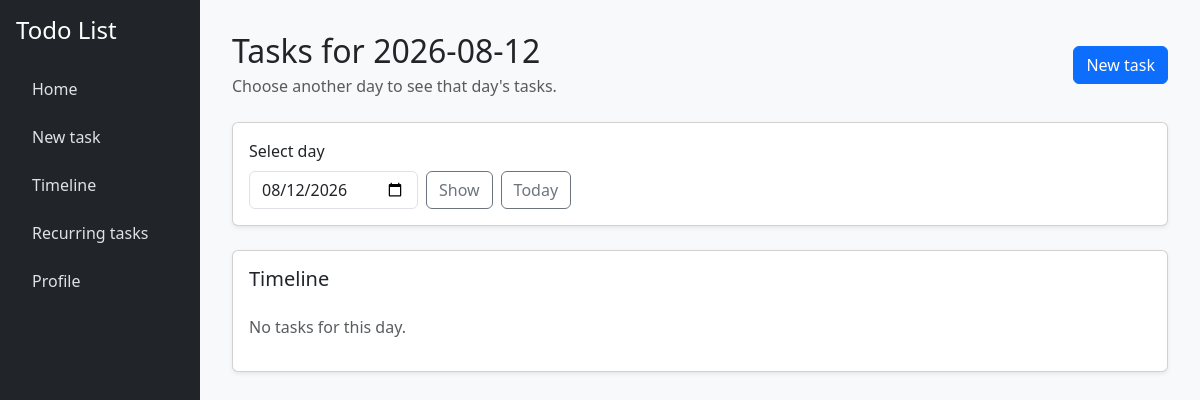
Page / (signed in) on the earlier database version.
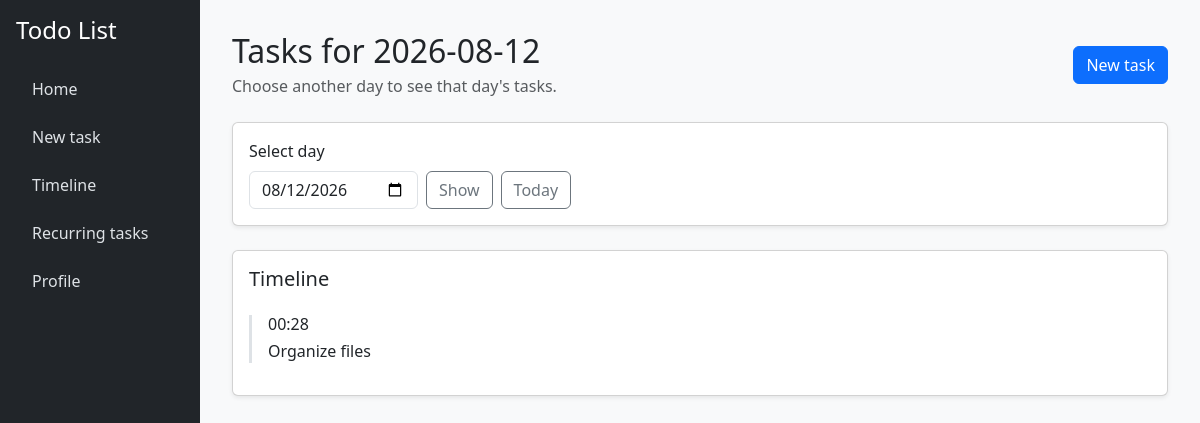
Same page on the later database version.
### tables this page shows
CREATE TABLE "registered_tasks" (
    id INTEGER PRIMARY KEY AUTOINCREMENT,
    user_id INTEGER NOT NULL,
    title TEXT NOT NULL,
    description TEXT,
    time TEXT NOT NULL CHECK (time = strftime('%Y-%m-%d %H:%M:%S', time))
);

### app.py (the view, shortened to what this page needs)
@app.route("/")
@login_required
def index():
    selected_date = request.args.get("date")
    if not selected_date:
        selected_date = datetime.now()
    else:
        selected_date = datetime.strptime(selected_date, "%Y-%m-%d")
    selected_date = selected_date.replace(hour=0, minute=0, second=0, microsecond=0)
    tasks = db.execute(
        "SELECT id, title, description, time FROM registered_tasks WHERE user_id = ? AND time > ? AND time < ? ORDER BY time ASC",
        session["user_id"],
        selected_date,
        selected_date + timedelta(days=1),
    )
    for task in tasks:
        task["time"] = datetime.strptime(task["time"], "%Y-%m-%d %H:%M:%S")
        task["time"] = task["time"].strftime("%H:%M")
    selected_date = selected_date.strftime("%Y-%m-%d")
    selected_task_id = request.args.get("task")
    selected_task = None
    return render_template("index.html", tasks=tasks, selected_date=selected_date, selected_task=selected_task, path=request.path)

### app.py (called while the page is built)
@app.after_request
def after_request(response):
    response.headers["Cache-Control"] = "no-cache, no-store, must-revalidate"
    response.headers["Expires"] = 0
    response.headers["Pragma"] = "no-cache"
    return response

### helpers.py (called while the page is built)
def login_required(f):
    @wraps(f)
    def decorated_function(*args, **kwargs):
        if session.get("user_id") is None:
            return redirect("/login")
        return f(*args, **kwargs)
    return decorated_function

### templates/index.html (shortened to what this page needs)
{% extends "layout.html" %}
{% block content %}
<div class="d-flex justify-content-between align-items-center mb-4">
    <div>
        <h2 class="mb-1">Tasks for {{ selected_date }}</h2>
        <p class="text-muted mb-0">Choose another day to see that day's tasks.</p>
    </div>
    <a href="{{ url_for('new_task') }}" class="btn btn-primary">New task</a>
</div>
<div class="card shadow-sm mb-4">
    <div class="card-body">
        <form method="get" class="d-flex gap-2 align-items-end">
            <div>
                <label for="date" class="form-label">Select day</label>
                <input type="date" class="form-control" id="date" name="date" value="{{ selected_date }}">
            </div>
            <button type="submit" class="btn btn-outline-secondary">Show</button>
            <a href="{{ url_for('index') }}" class="btn btn-outline-secondary">Today</a>
        </form>
    </div>
</div>
<div class="card shadow-sm">
    <div class="card-body">
        <h5 class="card-title">Timeline</h5>
        <div class="mt-4">
            {% for task in tasks %}
                <form action="/" method="GET" class="border-start border-3 ps-3 mb-3">
                    <button type="submit" style="background: none; border: none; padding: 0; color: inherit; cursor: pointer; text-align: left; width: 100%;">
                        <h6 class="mb-1">{{ task.time }}</h6>
                        <p class="mb-0">{{ task.title }}</p>
                    </button>
                </form>
            {% else %}
                <p class="text-muted">No tasks for this day.</p>
            {% endfor %}
        </div>
    </div>
</div>
{% endblock %}

### templates/layout.html (shortened to what this page needs)
<!doctype html>
<html lang="en">
    <head>
        <link href="https://cdn.jsdelivr.net/npm/bootstrap@5.3.3/dist/css/bootstrap.min.css" rel="stylesheet">
    </head>
    <body>
        <div class="container-fluid">
            <div class="row">
                <nav class="col-md-3 col-lg-2 d-flex flex-column p-3 sidebar">
                    <h4 class="mb-4">Todo List</h4>
                    <ul class="nav nav-pills flex-column">
                        <li class="nav-item mb-2">
                            <a class="nav-link" href="{{ url_for('index') }}">Home</a>
                        </li>
                        <li class="nav-item mb-2">
                            <a class="nav-link" href="{{ url_for('new_task') }}">New task</a>
                        </li>
                        <li class="nav-item mb-2">
                            <a class="nav-link" href="{{ url_for('timeline') }}">Timeline</a>
                        </li>
                        <li class="nav-item mb-2">
                            <a class="nav-link" href="{{ url_for('recurring_tasks') }}">Recurring tasks</a>
                        </li>
                        <li class="nav-item mb-2">
                            <a class="nav-link" href="{{ url_for('profile') }}">Profile</a>
                        </li>
                    </ul>
                </nav>
                <main class="col-md-9 col-lg-10 content">
                    {% block content %}{% endblock %}
                </main>
            </div>
        </div>
    </body>
</html>

### templates/layout.html (style rules this page uses)
body { min-height: 100vh; background-color: #f8f9fa; }
.sidebar { min-height: 100vh; background-color: #212529; color: white; }
.sidebar a { color: #dee2e6; text-decoration: none; }
.content { padding: 2rem; }

Differences in the rows shown:
added registered_tasks: time "00:28", title "Organize files"
Other differences:
text no longer shown: "No tasks for this day."
